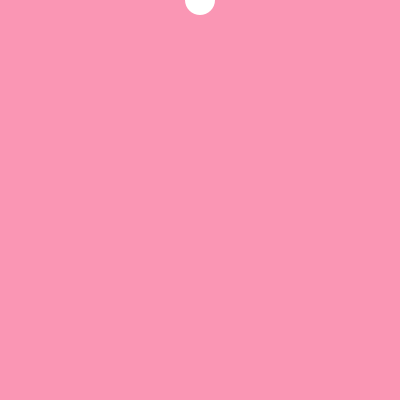
Frame 1 (no input)
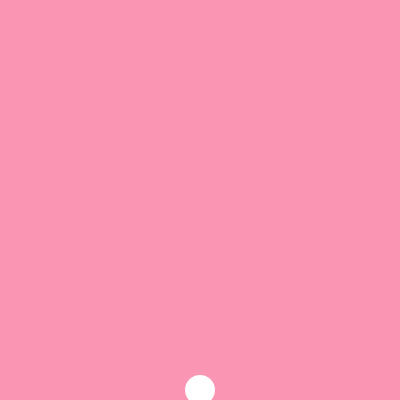
Frame 60 (the mouse pressed at the canvas centre just before this capture)
Frame 120 (the mouse held since frame 60 and released just before this capture): identical to frame 60, image omitted

The Processing sketch that drew these frames (run headless with seeded random() and noise(); from frame 60 on, the mouse is pressed at the canvas centre):

// Processing sketch: processing_32781
// ── processing_32781.pde

//thanks, SAM!!//


int xpos, ypos;  
//boolean x = true;
int ballMove;

void setup() {

  size(400, 400);
  noStroke();
  smooth();
  // The starting position of the shape
  xpos = width/2;
  ypos = 0;
}


void draw() {

  background(250, 150, 180);
  ellipse(xpos, ypos, 30, 30);
  //ballMove = ypos+10;

  if (ypos < height) {
    ypos = ypos+10;
  }

  else {
    ypos = ypos-10;
  }











  //*** 

  //  if (ballState <= height) {
  //    ypos = ballMove+10;
  //  }
  //  
  //  if (ballState >= 0) {
  //    ypos = ballMove-10;
  //  }



  //***




  //  for (int ypos = 0; ypos <= height; ypos=ypos+1) 
  //{
  //  if (ypos < height) {
  //    x = true;
  //  } else {
  //    x = false;
  //  }



  //***


  //  for (int ypos = 0 ; ypos <= height; ypos=ypos+1) { 
  //
  //    ellipse(xpos, ypos, 30, 30);
  //    
  //    println(DOWN);
  //  }
  //
  //
  //  for (int ypos = height ; ypos >= 0; ypos=ypos-1) { 
  //
  //    ellipse(xpos, ypos, 30, 30);
  //    
  //    println(UP);
}
